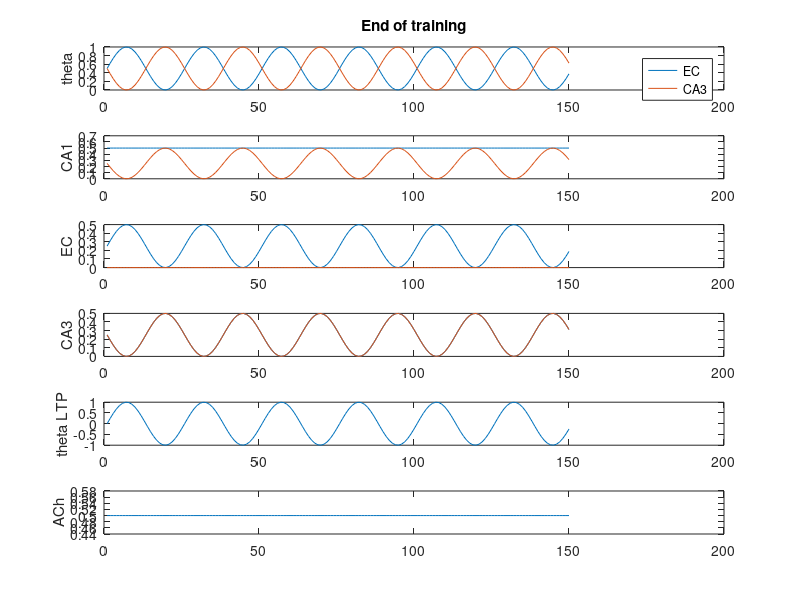
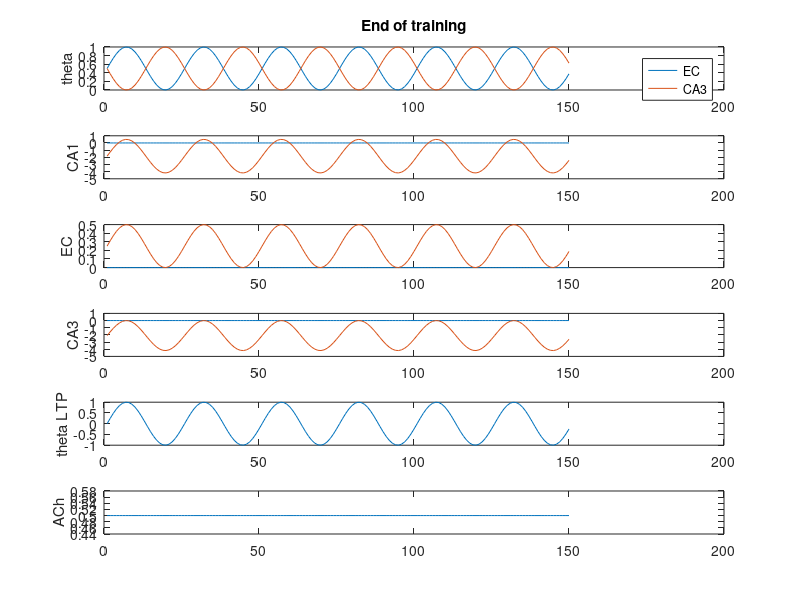
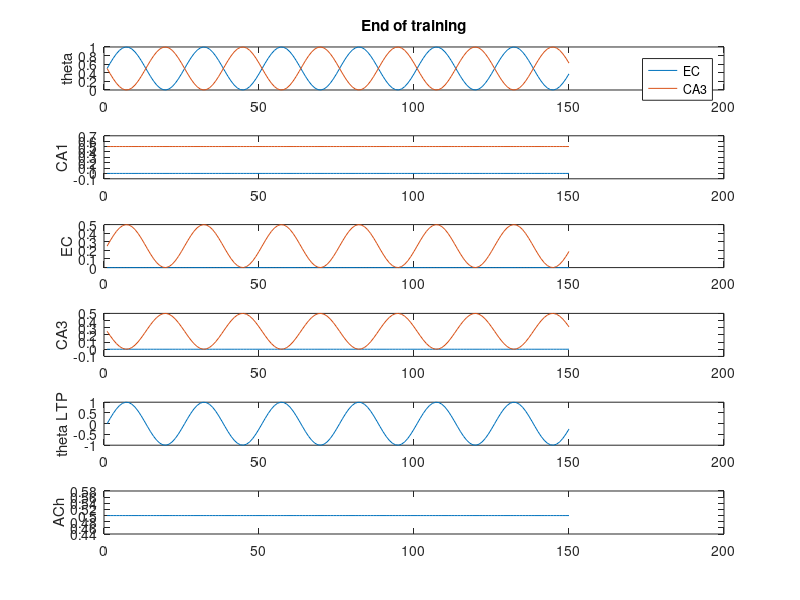

Here is the MATLAB script that generated these plots, in order: (Note: this script raises an error after producing the figures.)
function [] = hasselmo9402()
% hasselmo_2002 theta model


%todo: 
% add plots for ca3 and ec a ctivity
% add ach to the model
% make a struct to hold data? 

clear all;
dbstop if error;

%% runtime parameters
p.nTrls = 2;
p.nTSteps = 25;
p.nCA1cells = 2;
p.nCA3cells = 3;
p.nECcells = 2;

p.dt = 0.005; % Default = 5 ms
p.thF = 8; % Default = 8 Hz
p.nCycles = 6; % How many cycles would we like per trial. Default = 6? 
p.stepsPerCycle = ceil(((1/p.thF)/p.dt));
p.phaseStep = (2*pi)/p.stepsPerCycle; % number of radians to increment theta phase by for each time steps
p.k = .5; % Max synaptic growth. Default = .5
p.lrate = 0.5; % learning rate, per Ehren's experiment
p.thetaScale = 1; % X from Hasselmo et al. 2002, p 799
% [0 to 1] smaller means theta has less effect on functional strength
% paper is vague about whether different values are used for the different
% layers (CA3 vs EC), for now we'll assume that it is a single fixed
% parameter. Default = 1?

% allocate arrays
a.CA1 = nan(p.nCA1cells,p.nTSteps);
a.CA3 = nan(p.nCA3cells,p.nTrls); 
a.EC  = nan(p.nECcells, p.nTrls);
w.CA3 = eye(p.nCA1cells, p.nCA3cells);
w.EC  = eye(p.nCA1cells, p.nECcells); % identity matrix p.801
tempXprod = nan(p.nCA1cells,p.nCA3cells,p.stepsPerCycle);



%% Task 

%       CA3      EC    CA1
% T1:  1 1 0    1 0
% T2:  0 1 1    0 1
% Ch:  0 0 1     ?             should be 0 1  not 1 0... 
% Ch2: 0 1 0     ?             Will it be 1 1?

% NOTE: THESE NEED TO BE SET FOR EACH PHASE OF THE TASK, TRL
%a.CA3(:,1) = rand(p.nCA3cells,1) > .5;
%a.EC(:,1)  = rand(p.nECcells, 1) > .5;

%%


%a.CA3(:,3) = [0; 0; 1;]; 

% TD simply setting these to 1,2,3 won't work, should allocate them to
% spaced parts at steps of p.nCycles*p.stepsPerCycle?


a.CA3(:,1) = [1;1;0]; a.EC(:,1)  = [1;0]; 
a.CA3(:,2) = [0;1;1]; a.EC(:,2)  = [0;1]; 

stage = 1; 
% for each trial, run the theta model 
for trl = 1:p.nTrls
  % initialize first timestep
  fprintf('\nTrial %i\n',trl);
  stage = trl; % TD: Fix this
  % run the model feedforward
  [a, tempXprod, pha, syn, theta] = runThetaModel(a,w,tempXprod,p,stage);
  
  % Learning function, update weights
  % compute weight updates after each theta cycle
  dw.CA3(:,:) = sum(tempXprod,3);

  if any(isnan(dw.CA3)), keyboard, end % Just in case something goes wrong...
  w.CA3 = w.CA3 + (p.lrate .* dw.CA3); %   w.CA3 = w.CA3 + dw.CA3;
  w.CA3 = min(w.CA3, p.k); % cap the amount of synaptic growth at k
  
  if 1, plotStateVariables(theta,a,pha,syn); end % TD: make plot parameter
end

%keyboard
fprintf('Test Phase\n'); 
a.CA3(:,1) = [0; 0; 1]; 
a.EC(:,1)  = [0; 0]; 

%trl = 3; %stage = trl; 
[a, tempXprod, pha, syn, theta] = runThetaModel(a,w,tempXprod,p,stage);
if 1, plotStateVariables(theta,a,pha,syn); end

% test similarity between last CA1 activation and the desired output 
% for a measure of network preformance
cosSim(a.CA1(), [0 1])

%keyboard;
end

function [a,tempXprod, pha, syn, theta] = runThetaModel(a,w,tempXprod,p,stage)
  
  % allocate phase and theta params
  pha.EC = nan(p.nTSteps,1);   theta.EC = nan(p.nTSteps,1);
  pha.CA3 = nan(p.nTSteps,1);  theta.CA3 = nan(p.nTSteps,1);
  pha.LTP = nan(p.nTSteps,1);  theta.LTP = nan(p.nTSteps,1);

  
  pha.EC(1)  = 0;    theta.EC(1)  = (p.thetaScale/2) * sin(pha.EC(1))  + (1-(p.thetaScale/2));
  pha.CA3(1) = pi;   theta.CA3(1) = (p.thetaScale/2) * sin(pha.CA3(1)) + (1-(p.thetaScale/2));
  pha.LTP(1) = 0;    theta.LTP(1) = sin(pha.LTP(1));
  
  % initialize CA1 activity
  %a.CA1(:,1) = ((theta.EC(1) .* w.EC) * a.EC(:,stage)) + ((theta.CA3(1) .* w.CA3) * a.CA3(:,1)); % eq 2.4 p.799
  %p.nCycles = 10;
  pha.AChLvls = linspace(.5,.5,p.nCycles*p.stepsPerCycle); % add acetylcholine, [1,0] todo: parameterize this. 
  Cr = 1; Cl = 1; % These need to be updated to control for individual dynamics in CA3 vs EC 
  syn.EC(:,1)  = (pha.AChLvls(1) * Cl) * ((theta.EC(1) .* w.EC) * a.EC(:,stage));
  syn.CA3(:,1) = (1 - pha.AChLvls(1) * Cr) * ((theta.CA3(1) .* w.CA3) * a.CA3(:,stage));
  
  a.CA1(:,1) = syn.EC(:,1) + syn.CA3(:,1); % eq 2.4 p.799

  tempXprod(:,:,1) = (theta.LTP(1) .* a.CA1(:,1)) * a.CA3(:,stage)';
  % run one theta cycle
  for t = 2:p.nCycles*p.stepsPerCycle
    
    % phasic input
    pha.EC(t)  = pha.EC(t-1)  + p.phaseStep;  theta.EC(t)  = (p.thetaScale/2) * sin(pha.EC(t))  + (1-(p.thetaScale/2));  % eq 2.2 p.799
    pha.CA3(t) = pha.CA3(t-1) + p.phaseStep;  theta.CA3(t) = (p.thetaScale/2) * sin(pha.CA3(t)) + (1-(p.thetaScale/2));  % eq 2.3 p.799
    pha.LTP(t) = pha.LTP(t-1) + p.phaseStep;  theta.LTP(t) = sin(pha.LTP(t));                                            % eq 2.5 p.799
    
    
    %a.CA1 = w.EC .* a.EC + w.CA3 .* a.CA3; % eq 2.1
    %a.CA1(:,t) = ((theta.EC(t) .* w.EC) * a.EC(:,stage)) + ((theta.CA3(t) .* w.CA3) * a.CA3(:,stage)); % eq 2.4 p.799
    % todo: Which ach story do we believe? Inhib EC or CA3...?
    % todo: substitute the hardcoded parameter with the PSI ACH function...
    syn.EC(:,t) = (pha.AChLvls(t)*Cl) * ((theta.EC(t) .* w.EC) * a.EC(:,stage));
    syn.CA3(:,t) = (1 - pha.AChLvls(t)*Cr) * ((theta.CA3(t) .* w.CA3) * a.CA3(:,stage));
    
    a.CA1(:,t) = syn.EC(:,t) + syn.CA3(:,t); % eq 2.4 p.799

    tempXprod(:,:,t) = (theta.LTP(t) .* a.CA1(:,t)) * a.CA3(:,stage)';
    
  end
  
  modEC = reshape(syn.EC,2,[])'; % reshape for plotting
  modCA3 = reshape(syn.CA3,2,[])';
  
  if 0
    keyboard
    
    figure; hold on;
    time = linspace(0, 1000, size(reshape(syn.EC3,2,[])',1));
    plot(time,modEC);
    plot(time,modCA3);
    xlim([0,max(time)]);
    
    figure;
    plot(time, modEC+modCA3)
    
  end
  
end

function plotStateVariables(theta,a,pha,syn)
    figure;
    subplot(6,1,1);
    hold off; plot(theta.EC)
    hold on; plot(theta.CA3)
    ylabel('theta');
    legend('EC','CA3'); ylim([0 1]);
    title(['End of training']);
    
    subplot(6,1,2);
    plot(a.CA1');
    ylabel('CA1');
    
    subplot(6,1,3);
    plot(syn.EC');
    ylabel('EC');
    
    subplot(6,1,4);
    plot(syn.CA3');
    ylabel('CA3');
    
    subplot(6,1,5);
    plot(theta.LTP);
    ylabel('theta LTP');
    
    subplot(6,1,6);
    plot(pha.AChLvls);
    ylabel('ACh');
end

function plotSpreadStateVariables(theta,a,pha,syn)
    figure;
    subplot(6,1,1);
    hold off; plot(theta.EC)
    hold on; plot(theta.CA3)
    ylabel('theta');
    legend('EC','CA3'); ylim([0 1]);
    title(['End of training']);
    
    subplot(6,1,2);
    plot(spreadLFP(a.CA1)');
    ylabel('CA1');
    
    subplot(6,1,3);
    plot(spreadLFP(syn.EC)');
    ylabel('EC');
    
    subplot(6,1,4);
    plot(spreadLFP(syn.CA3)');
    ylabel('CA3');
    
    subplot(6,1,5);
    plot(theta.LTP);
    ylabel('theta LTP');
    
    subplot(6,1,6);
    plot(pha.AChLvls);
    ylabel('ACh');
end
%%
